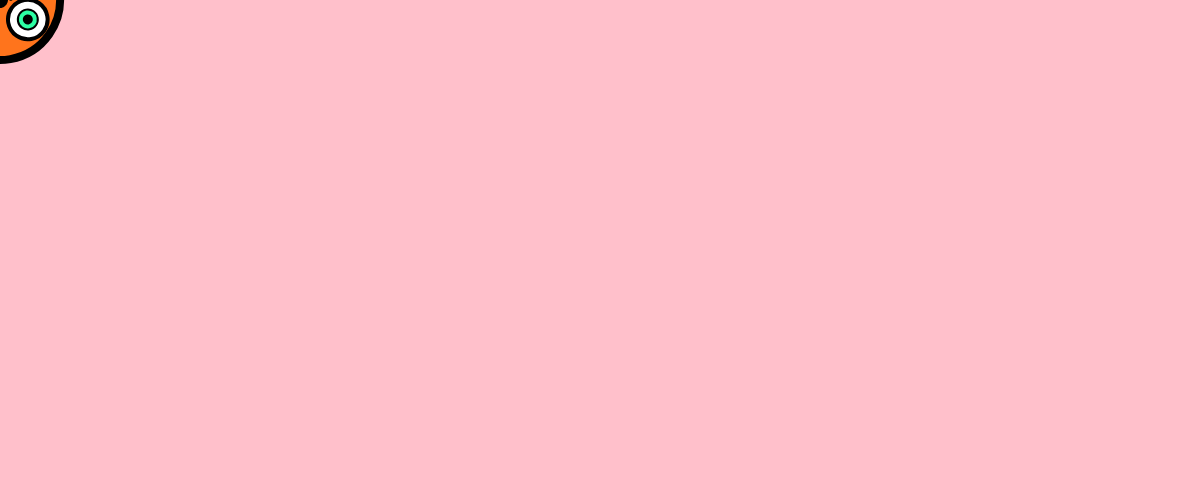
Frame 1 (no input)
Frame 60 (no input): identical to frame 1, image omitted
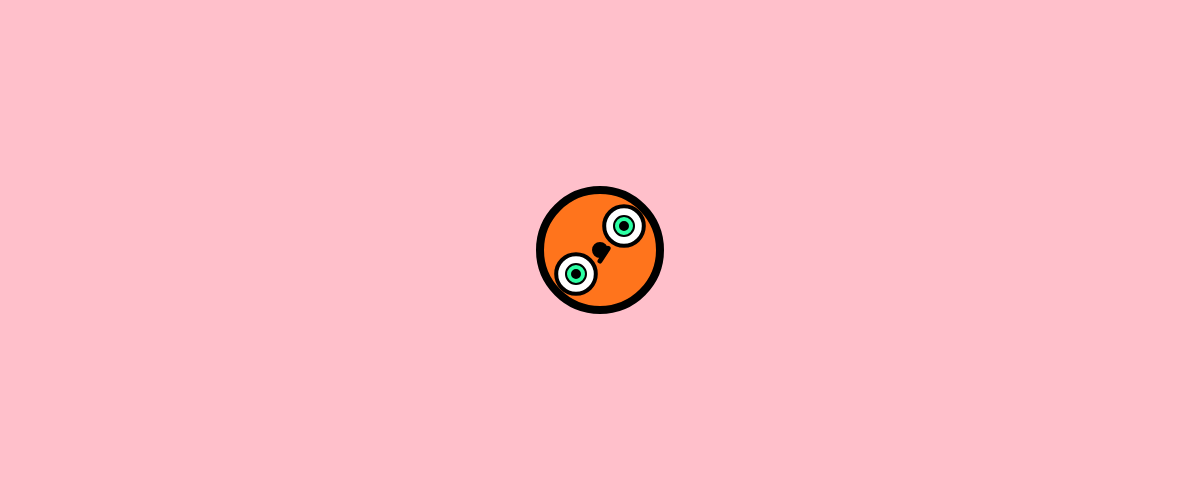
Frame 120 (the mouse pressed at the canvas centre since frame 60)

The p5.js sketch that drew these frames (run headless with seeded random() and noise() and a simulated clock; from frame 60 on, the mouse is pressed at the canvas centre):

// p5.js sketch
// ── sketch.js
//Redo of HW-5
//creating a new character

//creating the array
let bodyArray = [0, 120];


//creating the functions
//green eye function
function eye( transNum, col_x, col_y, col_z ) {
  push();

  //white of eyes
  strokeWeight(4);
  fill(255);
  //move to center of body
  translate( bodyArray[1] * transNum, bodyArray[1] * transNum );
  ellipse( 0, 0, bodyArray[1] * 0.33, bodyArray[1] * 0.33 );

  //iris
  strokeWeight(2);
  fill( col_x, col_y, col_z );
  ellipse( 0, 0, 20 );
  //pupul
  fill(0);
  ellipse( 0, 0, 8 );

  pop();


}
//creating a body function
function body(col_x, col_y, col_z) {

  strokeWeight(8);
  fill( col_x, col_y, col_z);
  rotate( radians( bodyArray[0] ));
  ellipse( 0, 0, bodyArray[1], bodyArray[1] );



}

//seting it up
function setup() {
createCanvas( windowWidth, 500 );

}


//creating the draw function
function draw() {
background( 'pink' );
//no cursor on screen
noCursor();

//The Updating Values
//the body rotation rate
bodyArray[0] = ( mouseY * 0.2 ) - 5;
// body angle to equal itself plus rotation rate
bodyArray[0] = bodyArray[0] + bodyArray[0];



//***
// character sandbox
//***
push();

// character follows mouse
translate( mouseX, mouseY );

//***
//BODY
//***
push();

body(255,116,28);


//***
//RIGHT EYE
//***
push();

eye(-0.2, 45, 255, 164);

pop();

push();
//***
//NOSE
//***
fill(0);
ellipse( 0, 0, 8 );

pop();

//***
//left EYE
//***
push();

eye(0.2, 45, 255, 164);

pop();



//***
//MOUTH
//***
push();

strokeWeight(5);
fill(0);
translate( 11 , 0);
rotate(10);
line( 0, 0, 15, 0 );

pop();


pop(); // end of body


pop(); //End of character
}
